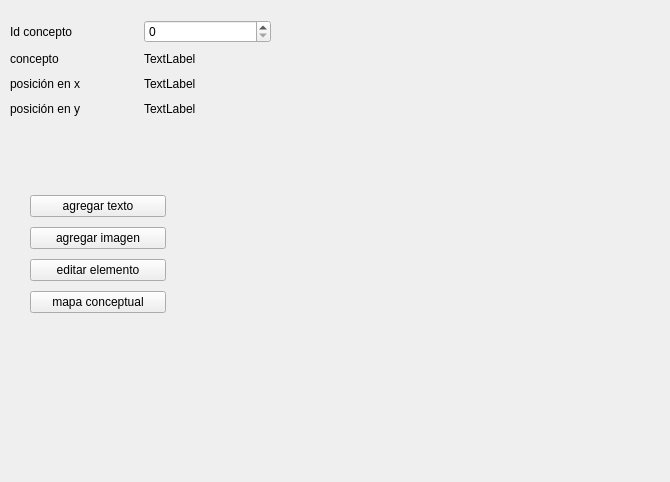
<?xml version="1.0" encoding="UTF-8"?>
<ui version="4.0">
 <class>presentacionVista</class>
 <widget class="QWidget" name="presentacionVista">
  <property name="geometry">
   <rect>
    <x>0</x>
    <y>0</y>
    <width>670</width>
    <height>482</height>
   </rect>
  </property>
  <property name="windowTitle">
   <string>Form</string>
  </property>
  <widget class="QWidget" name="layoutWidget">
   <property name="geometry">
    <rect>
     <x>10</x>
     <y>20</y>
     <width>261</width>
     <height>98</height>
    </rect>
   </property>
   <layout class="QGridLayout" name="gridLayout">
    <item row="0" column="0">
     <widget class="QLabel" name="label_4">
      <property name="text">
       <string>Id concepto</string>
      </property>
     </widget>
    </item>
    <item row="0" column="1">
     <widget class="QSpinBox" name="spinBox">
      <property name="maximum">
       <number>68</number>
      </property>
     </widget>
    </item>
    <item row="1" column="0">
     <widget class="QLabel" name="label">
      <property name="text">
       <string>concepto</string>
      </property>
     </widget>
    </item>
    <item row="1" column="1">
     <widget class="QLabel" name="texto1">
      <property name="text">
       <string>TextLabel</string>
      </property>
     </widget>
    </item>
    <item row="2" column="0">
     <widget class="QLabel" name="label_2">
      <property name="text">
       <string>posición en x</string>
      </property>
     </widget>
    </item>
    <item row="2" column="1">
     <widget class="QLabel" name="x1">
      <property name="text">
       <string>TextLabel</string>
      </property>
     </widget>
    </item>
    <item row="3" column="0">
     <widget class="QLabel" name="label_3">
      <property name="text">
       <string>posición en y</string>
      </property>
     </widget>
    </item>
    <item row="3" column="1">
     <widget class="QLabel" name="y1">
      <property name="text">
       <string>TextLabel</string>
      </property>
     </widget>
    </item>
   </layout>
  </widget>
  <widget class="QWidget" name="">
   <property name="geometry">
    <rect>
     <x>30</x>
     <y>191</y>
     <width>136</width>
     <height>128</height>
    </rect>
   </property>
   <layout class="QVBoxLayout" name="verticalLayout">
    <item>
     <widget class="QPushButton" name="pushButton">
      <property name="text">
       <string>agregar texto</string>
      </property>
     </widget>
    </item>
    <item>
     <widget class="QPushButton" name="pushButton_2">
      <property name="text">
       <string>agregar imagen</string>
      </property>
     </widget>
    </item>
    <item>
     <widget class="QPushButton" name="pushButton_3">
      <property name="text">
       <string>editar elemento</string>
      </property>
     </widget>
    </item>
    <item>
     <widget class="QPushButton" name="pushButton_4">
      <property name="text">
       <string>mapa conceptual</string>
      </property>
     </widget>
    </item>
   </layout>
  </widget>
 </widget>
 <resources/>
 <connections/>
</ui>
